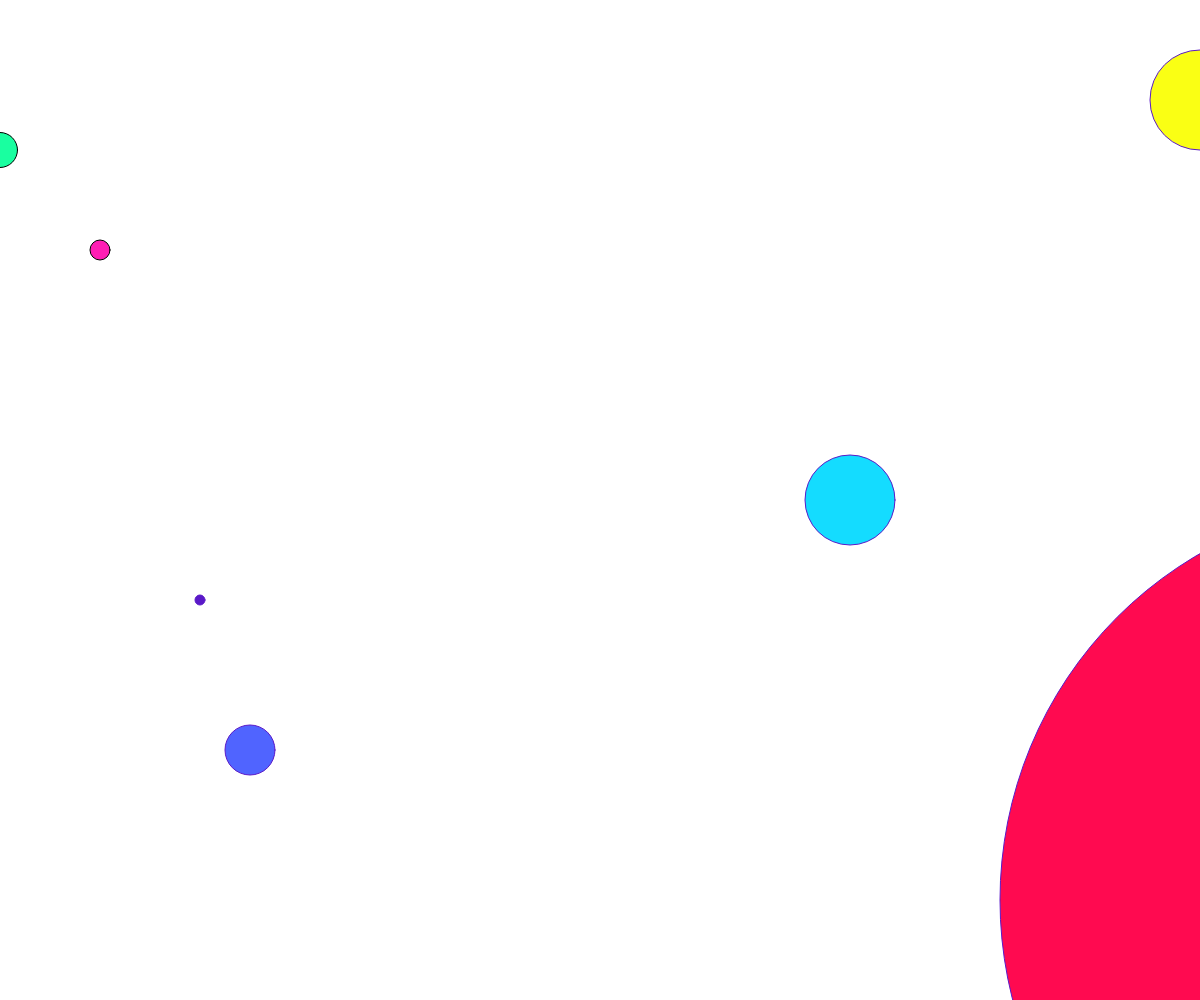
Frame 1 (no input)
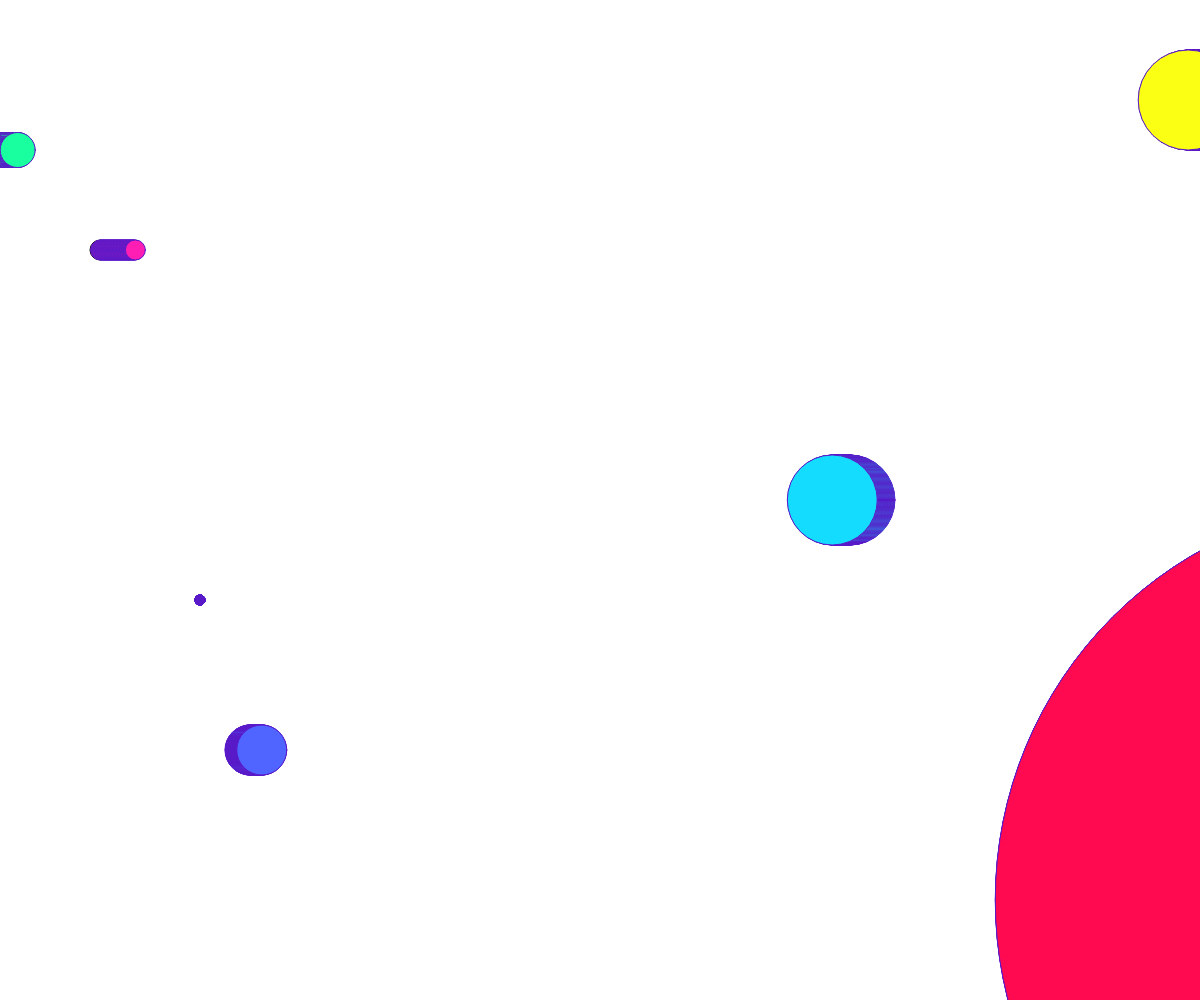
Frame 60 (no input)
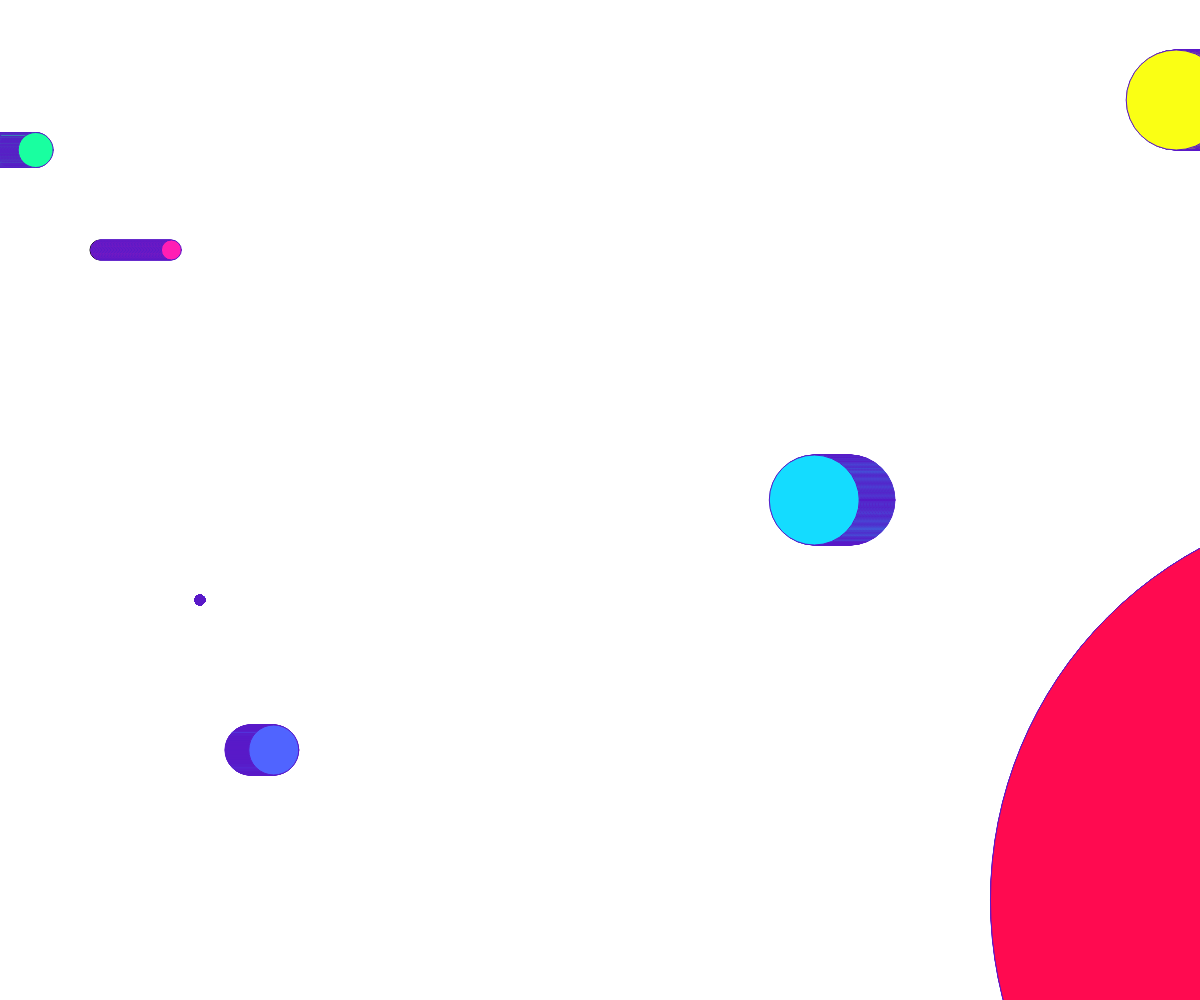
Frame 120 (the mouse pressed at the canvas centre since frame 60)

The p5.js sketch that drew these frames (run headless with seeded random() and noise() and a simulated clock; from frame 60 on, the mouse is pressed at the canvas centre):

// p5.js sketch
// ── sketch.js
var backgroundColor = 255;
var target1X = 300;
var target1Y = 300;

function setup() {
  createCanvas(window.innerWidth, window.innerHeight);
  circleX = 100;
  circleX2 = 0
  circleX3 = 250
  circleX4 = 850
  circleX5 = 200
  circleX6 = 1400
  circleX7 = 1200
}


function draw() {
  fill(255, 30, 180);
  ellipse(circleX, 250, 20, 20);
  circleX = circleX + 0.6;

  fill(25, 255, 160);
  ellipse(circleX2, 150, 35, 35);
  circleX2 = circleX2 + 0.3;

  stroke(90, 25, 200);
  fill(80, 100, 255);
  ellipse(circleX3, 750, 50, 50);
  circleX3 = circleX3 + 0.2;

  fill(20, 220, 255)
  ellipse(circleX4, 500, 90, 90);
  circleX4 = circleX4 - 0.3;

  fill(90, 25, 200);
  ellipse(circleX5, 600, 10, 10);

  fill(255, 10, 80);
  ellipse(circleX6, 900, 800, 800);
  circleX6 = circleX6 - 0.08;

  fill(250, 255, 20);
  ellipse(circleX7, 100, 100, 100);
  circleX7 = circleX7 - 0.2;
}
